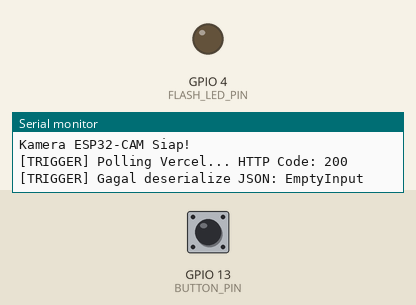
The sketch below on a simulated ESP32. Shown: output pins drawn as LEDs (lit = HIGH), the last lines printed to the serial monitor. The inputs (shaded band) are chosen by the test bench; at power-on: GPIO 13 (BUTTON_PIN) HIGH. WiFi joins after 1.5 s; servers stay silent unless stated; uploads are accepted with an empty reply; the camera gives no picture.

Above: at 3.0 s.
3.1 s: GPIO 13 (BUTTON_PIN) pulled LOW for 0.15 s
At 3.26 s:
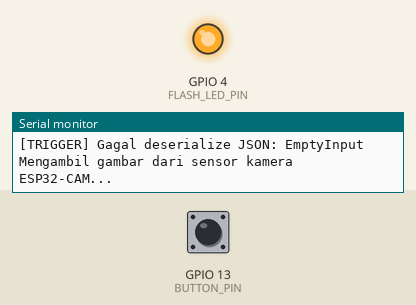
Timing chart, 0 to 6.1 s (numbered marks = the images above; inputs shaded):
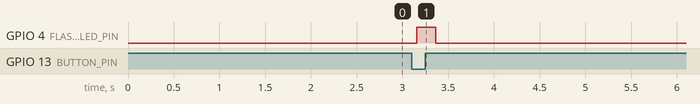

Measured:
- after the input at 3.1 s, GPIO 4 (FLASH_LED_PIN): LOW → HIGH after 0.06 s, → LOW 0.21 s later

The sketch:

esp32Cam.ino
```cpp
#include <WiFi.h>
#include <HTTPClient.h>
#include <esp_camera.h>
#include <ArduinoJson.h>
#include <WiFiClientSecure.h>

// ==========================================
// 1. KONFIGURASI WIFI & SERVER WEBSITE
// ==========================================
const char* WIFI_SSID     = "Kunimitsu";
const char* WIFI_PASSWORD = "1234554322";

// URL Endpoint API analisis tanaman di website CureFlow (Vercel Production)
// Pastikan user_id sesuai dengan ID Anda di database Supabase (tabel profiles)
const char* SERVER_URL    = "https://curetest.vercel.app/api/analyze-plant?user_id=3684b391-5350-475f-a92c-4d453496188b";
const char* TRIGGER_URL   = "https://curetest.vercel.app/api/camera-trigger?user_id=3684b391-5350-475f-a92c-4d453496188b";

// ==========================================
// 2. MODEL KAMERA & PIN CONFIGURATION (AI THINKER WITH PSRAM)
// ==========================================
#define CAMERA_MODEL_AI_THINKER // Model ESP32-CAM AI Thinker (Has PSRAM)

#if defined(CAMERA_MODEL_AI_THINKER)
  #define PWDN_GPIO_NUM     32
  #define RESET_GPIO_NUM    -1
  #define XCLK_GPIO_NUM      0
  #define SIOD_GPIO_NUM     26
  #define SIOC_GPIO_NUM     27

  #define Y9_GPIO_NUM       35
  #define Y8_GPIO_NUM       34
  #define Y7_GPIO_NUM       39
  #define Y6_GPIO_NUM       36
  #define Y5_GPIO_NUM       21
  #define Y4_GPIO_NUM       19
  #define Y3_GPIO_NUM       18
  #define Y2_GPIO_NUM        5
  #define VSYNC_GPIO_NUM    25
  #define HREF_GPIO_NUM     23
  #define PCLK_GPIO_NUM     22

  #define FLASH_LED_PIN      4
#endif

// Pin Tombol Capture Manual (Opsional, GPIO 13 atau eksternal)
#define BUTTON_PIN        13

void setupCamera() {
  camera_config_t config;
  config.ledc_channel = LEDC_CHANNEL_0;
  config.ledc_timer = LEDC_TIMER_0;
  config.pin_d0 = Y2_GPIO_NUM;
  config.pin_d1 = Y3_GPIO_NUM;
  config.pin_d2 = Y4_GPIO_NUM;
  config.pin_d3 = Y5_GPIO_NUM;
  config.pin_d4 = Y6_GPIO_NUM;
  config.pin_d5 = Y7_GPIO_NUM;
  config.pin_d6 = Y8_GPIO_NUM;
  config.pin_d7 = Y9_GPIO_NUM;
  config.pin_xclk = XCLK_GPIO_NUM;
  config.pin_pclk = PCLK_GPIO_NUM;
  config.pin_vsync = VSYNC_GPIO_NUM;
  config.pin_href = HREF_GPIO_NUM;

  // Kompatibilitas ESP32 Core v3.x.x
  config.pin_sscb_sda = SIOD_GPIO_NUM;
  config.pin_sscb_scl = SIOC_GPIO_NUM;

  config.pin_pwdn = PWDN_GPIO_NUM;
  config.pin_reset = RESET_GPIO_NUM;
  config.xclk_freq_hz = 20000000;
  config.pixel_format = PIXFORMAT_JPEG;

  if (psramFound()) {
    config.frame_size = FRAMESIZE_VGA; // 640x480
    config.jpeg_quality = 10;
    config.fb_count = 2;
  } else {
    config.frame_size = FRAMESIZE_CIF;
    config.jpeg_quality = 12;
    config.fb_count = 1;
  }

  // Inisialisasi Kamera
  esp_err_t err = esp_camera_init(&config);
  if (err != ESP_OK) {
    Serial.printf("Kamera gagal diinisialisasi dengan error 0x%x\n", err);
    return;
  }
  Serial.println("Kamera ESP32-CAM Siap!");
}

void captureAndSendImage() {
  Serial.println("Mengambil gambar dari sensor kamera ESP32-CAM...");

  // Nyalakan Flash LED sebentar (opsional untuk penerangan foto)
  digitalWrite(FLASH_LED_PIN, HIGH);
  delay(150);

  camera_fb_t * fb = esp_camera_fb_get();
  digitalWrite(FLASH_LED_PIN, LOW); // Matikan flash

  if (!fb) {
    Serial.println("Gagal mengambil gambar dari kamera!");
    return;
  }

  Serial.printf("Gambar berhasil diambil! Ukuran JPEG: %u bytes\n", fb->len);

  if (WiFi.status() == WL_CONNECTED) {
    WiFiClientSecure client;
    client.setInsecure(); // Bypass SSL certificate validation for Vercel

    HTTPClient http;
    http.begin(client, SERVER_URL);

    // Mengirim gambar sebagai multipart/form-data langsung dari RAM
    String boundary = "----ESP32CamBoundary";
    String head = "--" + boundary + "\r\nContent-Disposition: form-data; name=\"image\"; filename=\"capture.jpg\"\r\nContent-Type: image/jpeg\r\n\r\n";
    String tail = "\r\n--" + boundary + "--\r\n";

    uint32_t extraLen = head.length() + tail.length();
    uint32_t totalLen = fb->len + extraLen;

    uint8_t * payload = (uint8_t *)malloc(totalLen);
    if (payload) {
      memcpy(payload, head.c_str(), head.length());
      memcpy(payload + head.length(), fb->buf, fb->len);
      memcpy(payload + head.length() + fb->len, tail.c_str(), tail.length());

      http.addHeader("Content-Type", "multipart/form-data; boundary=" + boundary);
      int httpResponseCode = http.POST(payload, totalLen);

      if (httpResponseCode > 0) {
        String response = http.getString();
        Serial.printf("HTTP Response code: %d\n", httpResponseCode);
        Serial.println("Hasil Analisis Server Website:");
        Serial.println(response);
      } else {
        Serial.printf("Error pada pengiriman HTTP POST: %s\n", http.errorToString(httpResponseCode).c_str());
      }
      free(payload);
    } else {
      Serial.println("Memori RAM tidak cukup untuk alokasi payload HTTP!");
    }

    http.end();
  } else {
    Serial.println("WiFi tidak terhubung, gagal mengirim gambar!");
  }

  // Bebaskan memori frame buffer (TIDAK DISIMPAN DI DISK/SD CARD)
  esp_camera_fb_return(fb);
  Serial.println("Memori frame buffer dibebaskan. Gambar tidak disimpan.");
}

void setup() {
  Serial.begin(115200);
  pinMode(FLASH_LED_PIN, OUTPUT);
  digitalWrite(FLASH_LED_PIN, LOW);
  pinMode(BUTTON_PIN, INPUT_PULLUP);

  // Hubungkan ke WiFi
  WiFi.begin(WIFI_SSID, WIFI_PASSWORD);
  Serial.print("Menghubungkan ke WiFi");
  while (WiFi.status() != WL_CONNECTED) {
    delay(500);
    Serial.print(".");
  }
  Serial.println("\nTerhubung ke WiFi!");
  Serial.print("IP Address ESP32-CAM: ");
  Serial.println(WiFi.localIP());

  // Setup kamera ESP32-CAM
  setupCamera();
}

unsigned long lastTriggerCheck = 0;
const unsigned long TRIGGER_CHECK_INTERVAL = 2000; // Check trigger every 2 seconds

void checkCameraTrigger() {
  if (WiFi.status() != WL_CONNECTED) {
    Serial.println("[TRIGGER] WiFi terputus, membatalkan polling.");
    return;
  }

  Serial.print("[TRIGGER] Polling Vercel... ");

  WiFiClientSecure client;
  client.setInsecure(); // Bypass SSL certificate validation for Vercel

  HTTPClient http;
  http.begin(client, TRIGGER_URL);
  http.setTimeout(2500); // Short timeout to avoid stalling the loop

  int httpResponseCode = http.GET();
  Serial.printf("HTTP Code: %d\n", httpResponseCode);

  if (httpResponseCode == 200) {
    String response = http.getString();

    DynamicJsonDocument doc(384);
    DeserializationError error = deserializeJson(doc, response);

    if (!error) {
      bool trigger = doc["trigger"].as<bool>();
      if (trigger) {
        Serial.println("[TRIGGER] Perintah capture diterima dari website!");
        captureAndSendImage();
      }
    } else {
      Serial.print("[TRIGGER] Gagal deserialize JSON: ");
      Serial.println(error.c_str());
    }
  } else {
    Serial.printf("[TRIGGER] HTTP GET gagal, status code: %d (%s)\n",
                  httpResponseCode, http.errorToString(httpResponseCode).c_str());
  }
  http.end();
}

void loop() {
  // Opsi 1: Pengambilan via tombol fisik eksternal
  if (digitalRead(BUTTON_PIN) == LOW) {
    delay(50); // Debounce
    if (digitalRead(BUTTON_PIN) == LOW) {
      captureAndSendImage();
      while(digitalRead(BUTTON_PIN) == LOW); // Tunggu lepas tombol
    }
  }

  // Opsi 2: Menerima perintah Serial "CAPTURE"
  if (Serial.available()) {
    String cmd = Serial.readStringUntil('\n');
    cmd.trim();
    if (cmd == "CAPTURE") {
      captureAndSendImage();
    }
  }

  // Opsi 3: Polling status pemicu dari website CureFlow
  if (millis() - lastTriggerCheck >= TRIGGER_CHECK_INTERVAL) {
    lastTriggerCheck = millis();
    checkCameraTrigger();
  }

  delay(100);
}
```
